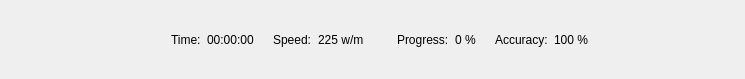
<?xml version="1.0" encoding="UTF-8"?>
<ui version="4.0">
 <class>Bottom</class>
 <widget class="QWidget" name="Bottom">
  <property name="geometry">
   <rect>
    <x>0</x>
    <y>0</y>
    <width>745</width>
    <height>79</height>
   </rect>
  </property>
  <property name="windowTitle">
   <string>Form</string>
  </property>
  <layout class="QHBoxLayout" name="horizontalLayout">
   <item>
    <spacer name="horizontalSpacer">
     <property name="orientation">
      <enum>Qt::Horizontal</enum>
     </property>
     <property name="sizeHint" stdset="0">
      <size>
       <width>40</width>
       <height>20</height>
      </size>
     </property>
    </spacer>
   </item>
   <item>
    <widget class="QLabel" name="label_5">
     <property name="text">
      <string/>
     </property>
     <property name="pixmap">
      <pixmap resource="qrc.qrc">:/icon/time.png</pixmap>
     </property>
    </widget>
   </item>
   <item>
    <widget class="QLabel" name="label">
     <property name="text">
      <string>Time:</string>
     </property>
    </widget>
   </item>
   <item>
    <widget class="QLabel" name="labelTime">
     <property name="text">
      <string>00:00:00</string>
     </property>
    </widget>
   </item>
   <item>
    <widget class="QLabel" name="label_6">
     <property name="text">
      <string/>
     </property>
     <property name="pixmap">
      <pixmap resource="qrc.qrc">:/icon/speed.png</pixmap>
     </property>
    </widget>
   </item>
   <item>
    <widget class="QLabel" name="label_2">
     <property name="text">
      <string>Speed:</string>
     </property>
    </widget>
   </item>
   <item>
    <widget class="QLabel" name="labelSpeed">
     <property name="minimumSize">
      <size>
       <width>60</width>
       <height>0</height>
      </size>
     </property>
     <property name="text">
      <string>225 w/m</string>
     </property>
    </widget>
   </item>
   <item>
    <widget class="QLabel" name="label_7">
     <property name="text">
      <string/>
     </property>
     <property name="pixmap">
      <pixmap resource="qrc.qrc">:/icon/progress.png</pixmap>
     </property>
    </widget>
   </item>
   <item>
    <widget class="QLabel" name="label_3">
     <property name="text">
      <string>Progress:</string>
     </property>
    </widget>
   </item>
   <item>
    <widget class="QLabel" name="labelProgress">
     <property name="text">
      <string>0 %</string>
     </property>
    </widget>
   </item>
   <item>
    <widget class="QLabel" name="label_8">
     <property name="text">
      <string/>
     </property>
     <property name="pixmap">
      <pixmap resource="qrc.qrc">:/icon/accuracy.png</pixmap>
     </property>
    </widget>
   </item>
   <item>
    <widget class="QLabel" name="label_4">
     <property name="text">
      <string>Accuracy:</string>
     </property>
    </widget>
   </item>
   <item>
    <widget class="QLabel" name="labelAccuracy">
     <property name="text">
      <string>100 %</string>
     </property>
    </widget>
   </item>
   <item>
    <spacer name="horizontalSpacer_2">
     <property name="orientation">
      <enum>Qt::Horizontal</enum>
     </property>
     <property name="sizeHint" stdset="0">
      <size>
       <width>40</width>
       <height>20</height>
      </size>
     </property>
    </spacer>
   </item>
  </layout>
 </widget>
 <resources>
  <include location="qrc.qrc"/>
 </resources>
 <connections/>
</ui>
